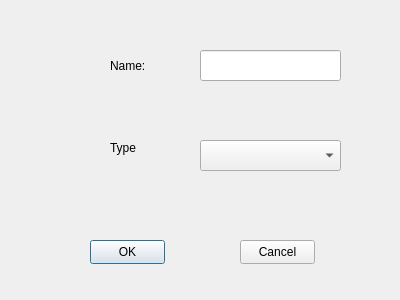
<?xml version="1.0" encoding="UTF-8"?>
<ui version="4.0">
 <class>AddObjectDialog</class>
 <widget class="QDialog" name="AddObjectDialog">
  <property name="geometry">
   <rect>
    <x>0</x>
    <y>0</y>
    <width>400</width>
    <height>300</height>
   </rect>
  </property>
  <property name="windowTitle">
   <string>Dialog</string>
  </property>
  <widget class="QPushButton" name="btnOK">
   <property name="geometry">
    <rect>
     <x>90</x>
     <y>240</y>
     <width>75</width>
     <height>24</height>
    </rect>
   </property>
   <property name="text">
    <string>OK</string>
   </property>
  </widget>
  <widget class="QPushButton" name="btnCancel">
   <property name="geometry">
    <rect>
     <x>240</x>
     <y>240</y>
     <width>75</width>
     <height>24</height>
    </rect>
   </property>
   <property name="text">
    <string>Cancel</string>
   </property>
  </widget>
  <widget class="QLabel" name="labName">
   <property name="geometry">
    <rect>
     <x>110</x>
     <y>50</y>
     <width>41</width>
     <height>31</height>
    </rect>
   </property>
   <property name="text">
    <string>Name:</string>
   </property>
  </widget>
  <widget class="QLineEdit" name="strName">
   <property name="geometry">
    <rect>
     <x>200</x>
     <y>50</y>
     <width>141</width>
     <height>31</height>
    </rect>
   </property>
  </widget>
  <widget class="QLabel" name="labType">
   <property name="geometry">
    <rect>
     <x>110</x>
     <y>140</y>
     <width>31</width>
     <height>16</height>
    </rect>
   </property>
   <property name="text">
    <string>Type</string>
   </property>
  </widget>
  <widget class="QComboBox" name="comboType">
   <property name="geometry">
    <rect>
     <x>200</x>
     <y>140</y>
     <width>141</width>
     <height>31</height>
    </rect>
   </property>
  </widget>
 </widget>
 <resources/>
 <connections/>
</ui>
